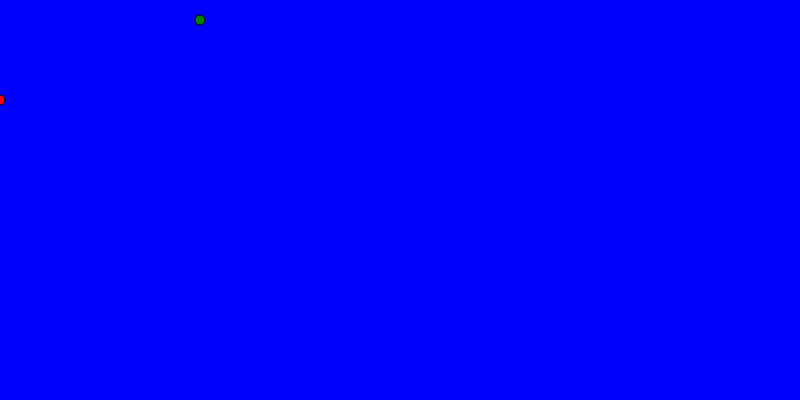
Frame 1 (no input)
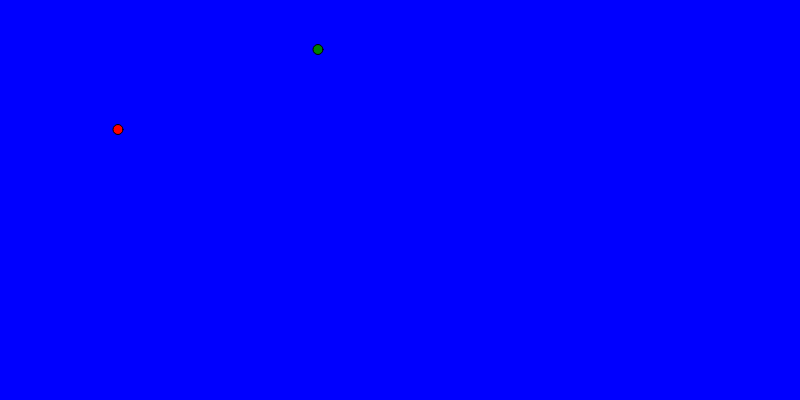
Frame 60 (no input)
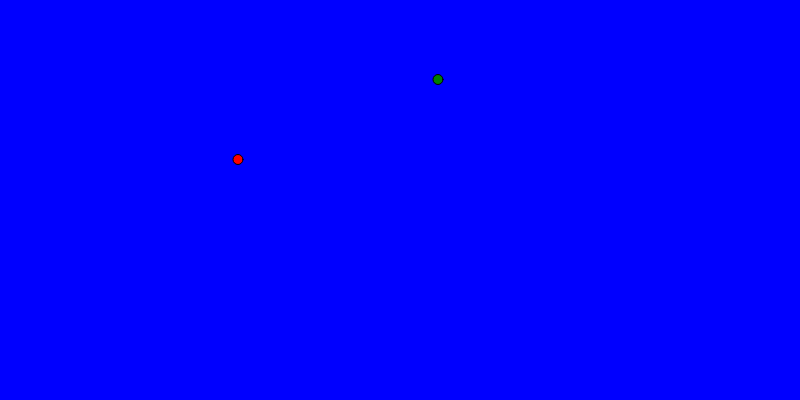
Frame 120 (the mouse pressed at the canvas centre since frame 60)

The p5.js sketch that drew these frames (run headless with seeded random() and noise() and a simulated clock; from frame 60 on, the mouse is pressed at the canvas centre):

// p5.js sketch
// ── sketch.js
//create a variable to hold one ball
let b;
let anotherBall;

function setup() {
  createCanvas(800, 400);
  b = new Ball(0, 100,"red"); //make a new ball from the Ball class and call it b.
  anotherBall = new Ball(200,20,"green");
}


function draw(){
	background("blue");
    b.drawBall(); //draw the ball called b (go look in the Ball class for the drawBall function)
    b.moveBall(); //move the ball called b (go look in the Ball class for the moveBall function)
    anotherBall.drawBall();
    anotherBall.moveBall();

}


//ball class from which to create new balls with similar properties.
class Ball {

	constructor(x,y,color){ //every ball needs an x value and a y value
		    this.x = x;
    		this.y = y;
        this.color= color;
	}
	drawBall(){  // draw a ball on the screen at x,y
    		stroke(0);
    		fill(this.color);
		    ellipse(this.x,this.y,10,10);
	}
	moveBall(){ //update the location of the ball, so it moves across the screen
		this.x = this.x+2;
		this.y = this.y+.5;
	}
}
